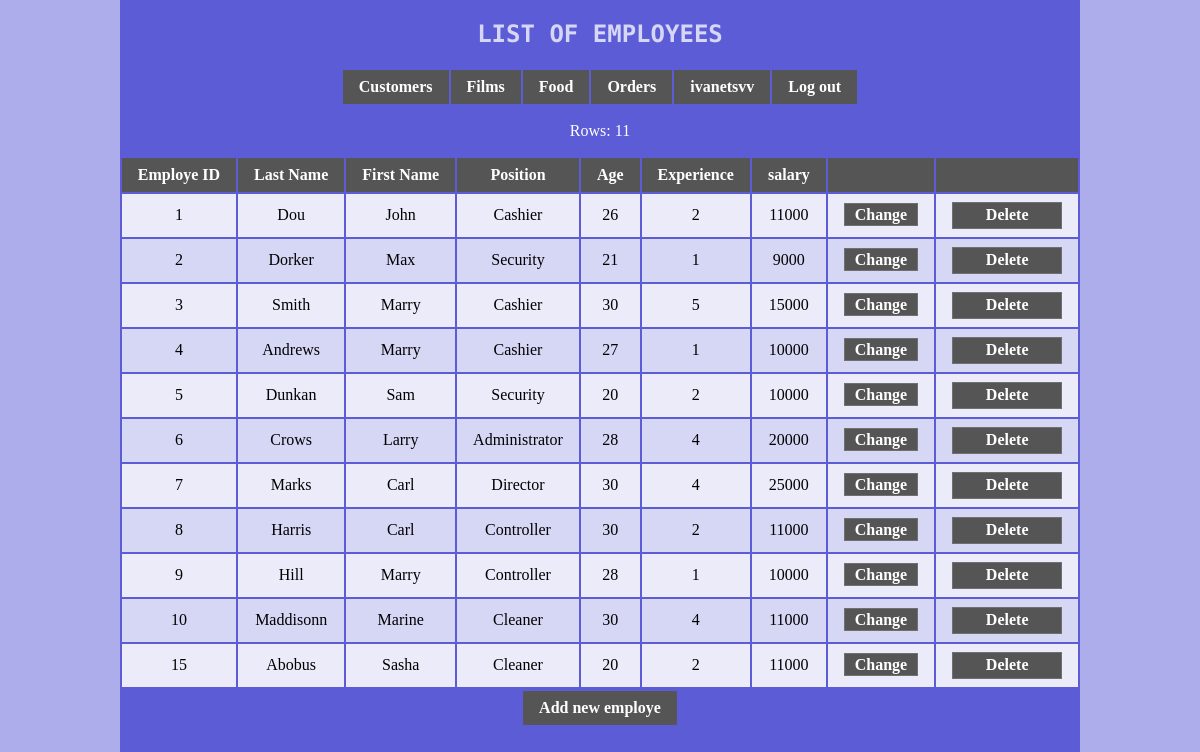
The page /employees.php (signed in) on the database its author committed.
### tables this page shows
CREATE TABLE `employees` (
  `EmployeID` int NOT NULL AUTO_INCREMENT,
  `LastName` varchar(255) NOT NULL,
  `FirstName` varchar(255) NOT NULL,
  `Position` varchar(255) NOT NULL,
  `Age` int NOT NULL,
  `Experience` int NOT NULL,
  `Salary` int NOT NULL,
  PRIMARY KEY (`EmployeID`)
);

### employees.php (the view, shortened to what this page needs)
<!DOCTYPE html>
<html>
<head>
<link rel="stylesheet" href="css/base.css">
</head>
<body>
<div class="divbgbd">
<h2>List of employees</h2>
<table>
    <tr>
    <th><a href="index.php">Customers</a></th>
        <th><a href="films.php">Films</a></th>
        <th><a href="food.php">Food</a></th>
        <th><a href="orders.php">Orders</a></th>
        <th><?php echo $_COOKIE["usernamecookie"];?></th>
        <th><a href="logout.php">Log out</a></th>
    </tr>
</table>
<?php
include "connect.php";
$sql = "SELECT * FROM employees";
if($result = $conn->query($sql)){
    $rowsCount = $result->num_rows;
    echo "<p>Rows: $rowsCount</p>";
    echo "<table><tr><th>Employe ID</th><th>Last Name</th><th>First Name</th><th>Position</th><th>Age</th><th>Experience</th><th>salary</th><th></th><th></th></tr>";
    foreach($result as $row){
        echo "<tr>";
            echo "<td>" . $row["EmployeID"] . "</td>";
            echo "<td>" . $row["LastName"] . "</td>";
            echo "<td>" . $row["FirstName"] . "</td>";
            echo "<td>" . $row["Position"] . "</td>";
            echo "<td>" . $row["Age"] . "</td>";
            echo "<td>" . $row["Experience"] . "</td>";
            echo "<td>" . $row["Salary"] . "</td>";
            if('admin' == $_COOKIE["userlevelcookie"]){
            echo "<td><a href='update_employees.php?EmployeID=" . $row["EmployeID"] . "'>Change</a></td>";
            echo "<td><form action='delete_employees.php' method='post'>
                        <input type='hidden' name='EmployeID' value='" . $row["EmployeID"] . "' />
                        <input type='submit' class='button' value='Delete'>
                   </form></td>";
            } else {
                echo "<td></td>";
                echo "<td></td>";
            }
        echo "</tr>";
    }
    echo "</table>";
} else{
    echo "Error: " . $conn->error;
}
if('admin' == $_COOKIE["userlevelcookie"])
echo "<table>
    <tr>
        <th><a href='form_employees.php'>Add new employe</a></th>
    </tr>
</table>"
?>
</div>
</body>
</html>

### base.css (style rules this page uses)
html, body { font-family: 'Bellota Text', cursive; height: 100%; display: flex; flex-direction: column; margin: 0; padding: 0; background-color: #adadeb; }
.button { border: 1px solid #707070; background-color: #555555; color: #ffffff; height: 27px; width: 110px; margin-left: auto; margin-right: auto; font-family: 'Bellota Text', cursive; font-size: medium; font-weight: 600; }
.divbgbd { margin-left: auto; margin-right: auto; margin-top: 0px; height: 100%; padding: 0px, 30px, 0px; background-color: #5c5cd6; }
h2, p { text-align: center; }
p { color: white; }
table { max-width: 100%; margin-left: auto; margin-right: auto; text-align: center; }
tr:nth-child(odd) { background-color: #d6d6f5; }
tr:nth-child(even) { background-color: #ebebfa; }
th { background-color: #555; color: #fff; }
th, td { text-align: center; padding: 0.5em 1em; }
td a { border: 1px solid #707070; background-color: #555555; color: #ffffff; height: 27px; width: 110px; margin-left: auto; margin-right: auto; font-family: 'Bellota Text', cursive; font-size: medium; font-weight: 600; padding: 2px 10px; }
td::before { display: none; }
a { color: white; text-decoration: none; }
a:link { color: white; text-decoration: none; }
h2 { font-family: 'Chivo Mono', monospace; font-size: 1.5em; text-transform: uppercase; color: #d6d6f5; filter: blur(0.3px); }

### rows shown on the page
employees: EmployeID "1", LastName "Dou", FirstName "John", Position "Cashier", Age "26", Experience "2", Salary "11000"
employees: EmployeID "2", LastName "Dorker", FirstName "Max", Position "Security", Age "21", Experience "1", Salary "9000"
employees: EmployeID "3", LastName "Smith", FirstName "Marry", Position "Cashier", Age "30", Experience "5", Salary "15000"
employees: EmployeID "4", LastName "Andrews", FirstName "Marry", Position "Cashier", Age "27", Experience "1", Salary "10000"
employees: EmployeID "5", LastName "Dunkan", FirstName "Sam", Position "Security", Age "20", Experience "2", Salary "10000"
employees: EmployeID "6", LastName "Crows", FirstName "Larry", Position "Administrator", Age "28", Experience "4", Salary "20000"
employees: EmployeID "7", LastName "Marks", FirstName "Carl", Position "Director", Age "30", Experience "4", Salary "25000"
employees: EmployeID "8", LastName "Harris", FirstName "Carl", Position "Controller", Age "30", Experience "2", Salary "11000"
employees: EmployeID "9", LastName "Hill", FirstName "Marry", Position "Controller", Age "28", Experience "1", Salary "10000"
employees: EmployeID "10", LastName "Maddisonn", FirstName "Marine", Position "Cleaner", Age "30", Experience "4", Salary "11000"
employees: EmployeID "15", LastName "Abobus", FirstName "Sasha", Position "Cleaner", Age "20", Experience "2", Salary "11000"

### other values the page prints
$_COOKIE["usernamecookie"] "ivanetsvv"
$rowsCount "11"
